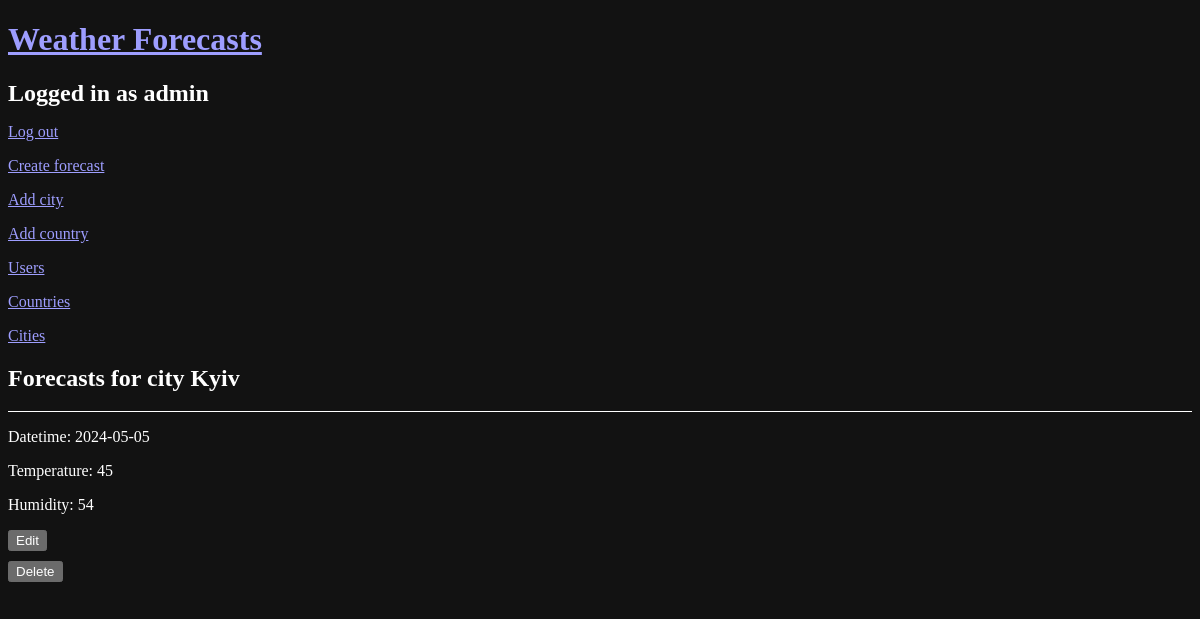
/forecasts/city/Kyiv/ (signed in), run on the app's committed database.
### models.py (models this page shows, shortened)
class User(db.Model, UserMixin):
    __tablename__ = 'user'
    id = db.Column(db.Integer, primary_key=True)
    username = db.Column(db.String(64), index=True, unique=True)
    email = db.Column(db.String(120), index=True, unique=True)
    password_hash = db.Column(db.String(128))
    is_staff = db.Column(db.Boolean, default=False)

class City(db.Model):
    __tablename__ = 'city'
    id = db.Column(db.Integer, primary_key=True)
    name = db.Column(db.String(100), nullable=False)
    country_id = db.Column(db.Integer, db.ForeignKey('country.id'), nullable=False)
    country = relationship('Country', backref='cities')

class Forecast(db.Model):
    __tablename__ = 'forecast'
    id = db.Column(db.Integer, primary_key=True)
    city_id = db.Column(db.Integer, db.ForeignKey('city.id'), nullable=False)
    datetime = db.Column(db.Date, nullable=False)
    forecasted_temperature = db.Column(db.Integer, nullable=False)
    forecasted_humidity = db.Column(db.Integer, nullable=False)
    city = relationship('City', backref='forecasts')

### app.py (the view)
@app.route('/forecasts/city/<city_name>/', methods=['GET'])
@login_required
def get_forecast(city_name):
    city = City.query.filter_by(name=city_name).first()
    if city is None:
        return "Error: City not found"
    datetime_from = request.args.get('forecast_datetime_from')
    datetime_to = request.args.get('forecast_datetime_to')
    if datetime_from and datetime_to:
        forecasts = Forecast.query.filter(Forecast.city_id == city.id,
                                          Forecast.datetime.between(datetime_from, datetime_to)).all()
    elif datetime_from:
        forecasts = Forecast.query.filter(Forecast.city_id == city.id, Forecast.datetime >= datetime_from).all()
    elif datetime_to:
        forecasts = Forecast.query.filter(Forecast.city_id == city.id, Forecast.datetime <= datetime_to).all()
    else:
        forecasts = Forecast.query.filter_by(city_id=city.id).all()
    form = ForecastForm()
    return render_template('forecasts.html',
                           forecasts=forecasts,
                           city_name=city_name,
                           forecast_datetime_from=datetime_from,
                           forecast_datetime_to=datetime_to,
                           form = form)

### app.py (called while the page is built)
@login_manager.user_loader
def load_user(user_id):
    return User.query.get(int(user_id))

### templates/forecasts.html (shortened to what this page needs)
{% extends "base.html" %}
{% block content %}
  <h2>
    Forecasts for city {{ city_name|capitalize }}
  </h2>
  <ul>
    {% for forecast in forecasts %}
      <li>
        <p>Datetime: {{ forecast.datetime }}</p>
        <p>Temperature: {{ forecast.forecasted_temperature }}</p>
        <p>Humidity: {{ forecast.forecasted_humidity }}</p>
        {% if current_user.is_authenticated and current_user.is_staff %}
          <button onclick="location.href = '{{ url_for('edit_forecast', forecast_id=forecast.id) }}'">Edit</button>
          <form action="{{ url_for('delete_forecast', forecast_id=forecast.id) }}" method="POST" id="deleteForm{{ forecast.id }}">
            <button type="submit">Delete</button>
          </form>
        {% endif %}
      </li>
    {% endfor %}
  </ul>
{% endblock %}

### templates/base.html (shortened to what this page needs)
<!DOCTYPE html>
<html lang="en">
<head>
  <link rel="stylesheet" href="{{ url_for('static', filename='style.css') }}"/>
</head>
<body>
<a href="{{ url_for('index') }}"><h1>Weather Forecasts</h1></a>
{% if current_user.is_anonymous %}
  <p><a href="{{ url_for('register') }}">Register</a></p>
  <p><a href="{{ url_for('login_view') }}">Login</a></p>
{% else %}
  <h2>Logged in as {{ current_user.username }}</h2>
  <p><a href="{{ url_for('logout_view') }}">Log out</a></p>
  {% if current_user.is_staff %}
    <p><a href="{{ url_for('create_forecast') }}">Create forecast</a></p>
    <p><a href="{{ url_for('add_city') }}">Add city</a></p>
    <p><a href="{{ url_for('add_country') }}">Add country</a></p>
    <p><a href="{{ url_for('users_view') }}">Users</a></p>
    <p><a href="{{ url_for('countries') }}">Countries</a></p>
    <p><a href="{{ url_for('cities') }}">Cities</a></p>
  {% endif %}
{% endif %}
{% block content %}{% endblock %}
</body>
</html>

### static/style.css (style rules this page uses)
:root { color-scheme: dark; }
body > * { margin-bottom: 10px; }
form { display: table; }
ul { padding: 0; }
li { list-style: none; border-top: 1px white solid; }
button { margin-bottom: 10px; }

### data on the page
User: username "admin"
City: name "Kyiv"
Forecast: datetime "2024-05-05", forecasted_temperature "45", forecasted_humidity "54"
